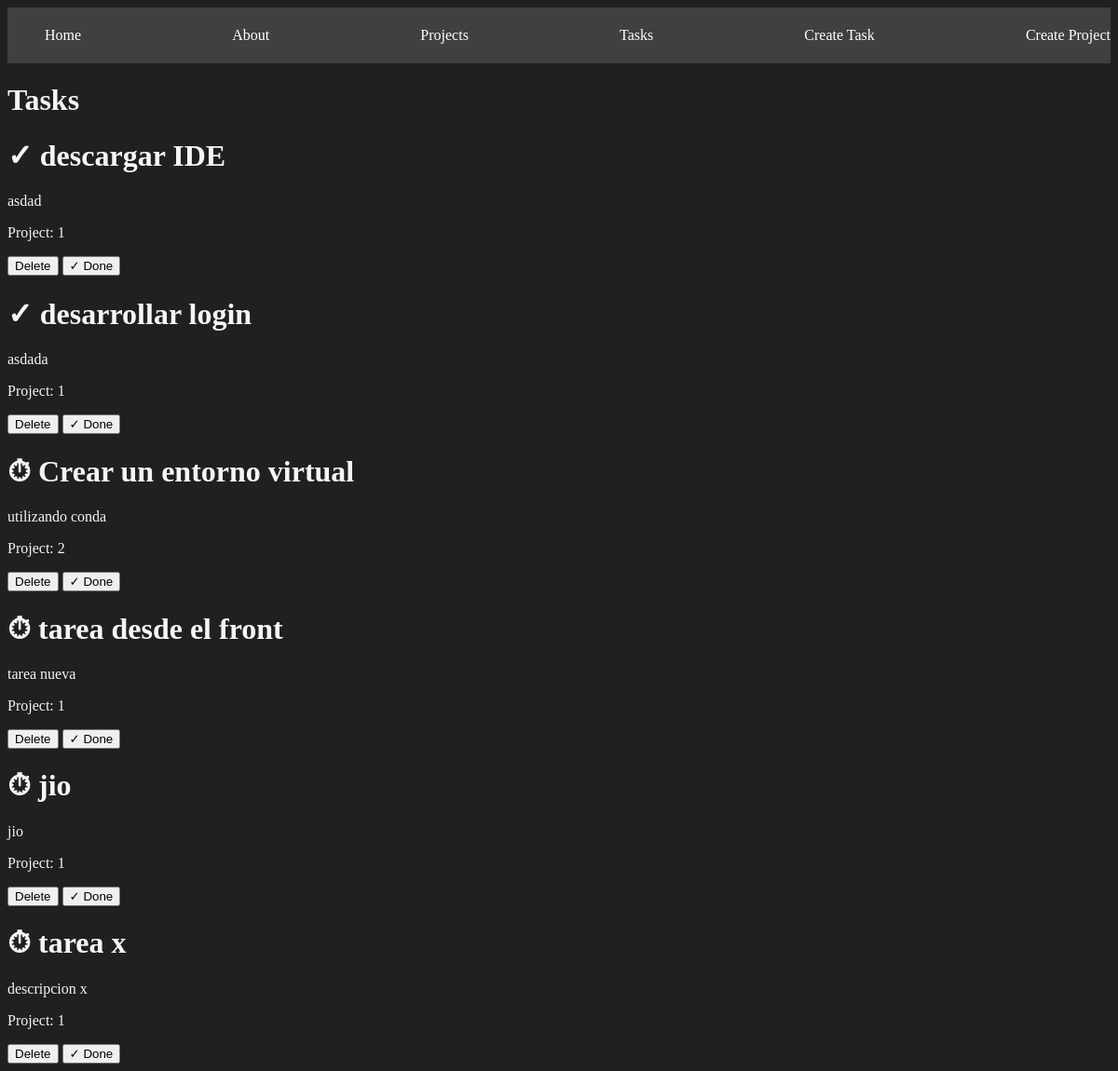
The page /tasks/ on the database as committed earlier.
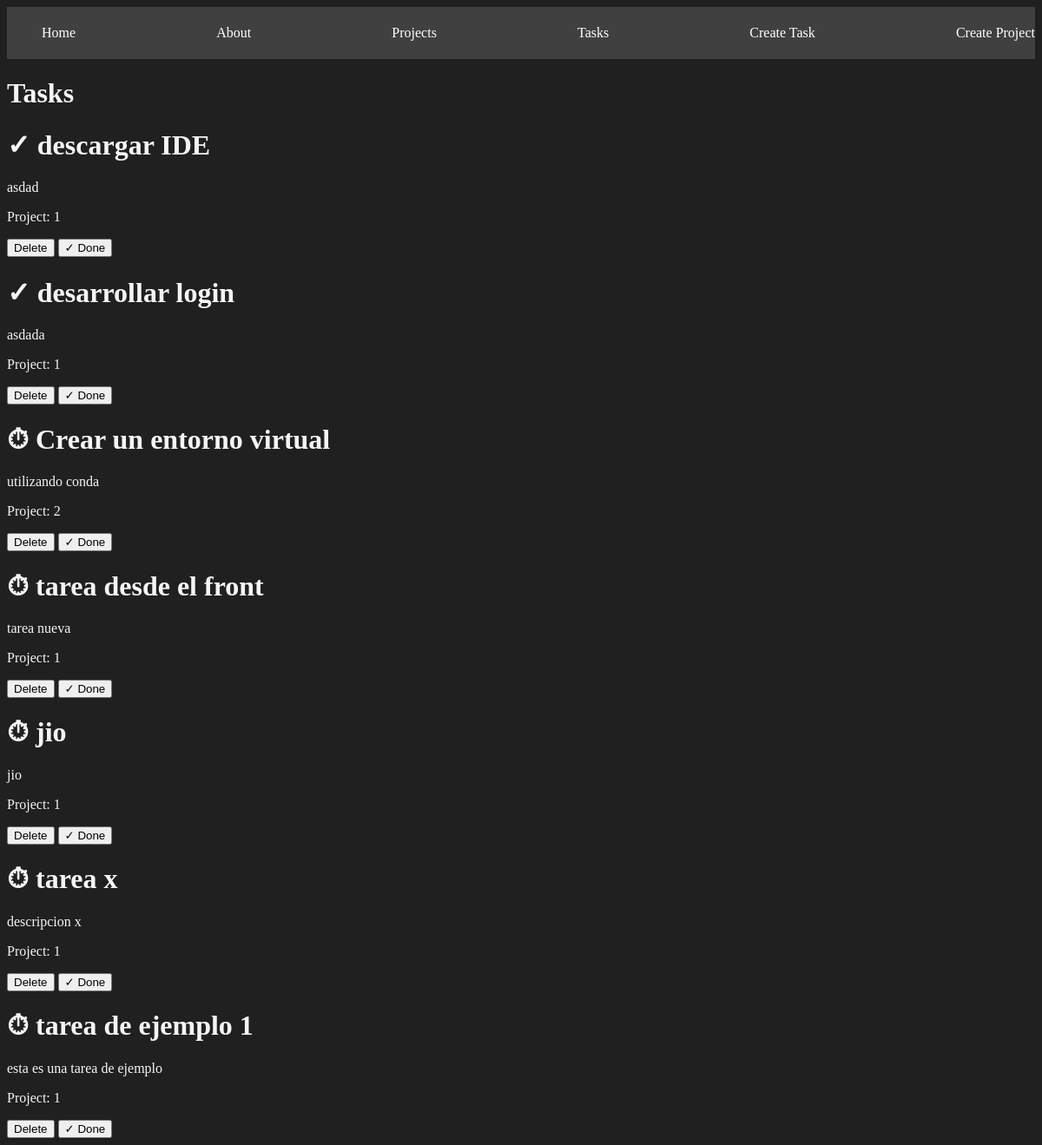
The same page on the database as committed later.
### myapp/models.py (models this page shows, shortened)
class Task(models.Model):
    title = models.CharField(max_length=200)
    description = models.TextField()
    project = models.ForeignKey(Project, on_delete=models.CASCADE)
    done = models.BooleanField(default=False)

class Project(models.Model):
    name = models.CharField(max_length=200)

### myapp/views.py (the view)
# urls.py: path('tasks/', views.tasks, name="tasks"),
def tasks(request):
    task = Task.objects.all()
    return render(request, 'tasks/tasks.html',{
        'task' : task
    })

### myapp/templates/tasks/tasks.html
{% extends 'layouts/base.html' %}
{% block content %}
<h1>Tasks</h1>
{% for task in task %}
<div>
  <h1> {% if task.done == False %} ⏱ {% else %} ✓ {% endif %} {{ task.title }}</h1>
  <p>{{ task.description }}</p>
  <p>Project: {{ task.project.id }}</p>
  <button>Delete</button>
  <button>✓ Done</button>
</div>
{% endfor %}
{% endblock %}

Rows that differ between the two databases and show on the page:
added Task: title "tarea de ejemplo 1", description "esta es una tarea de ejemplo", project.id "1"
